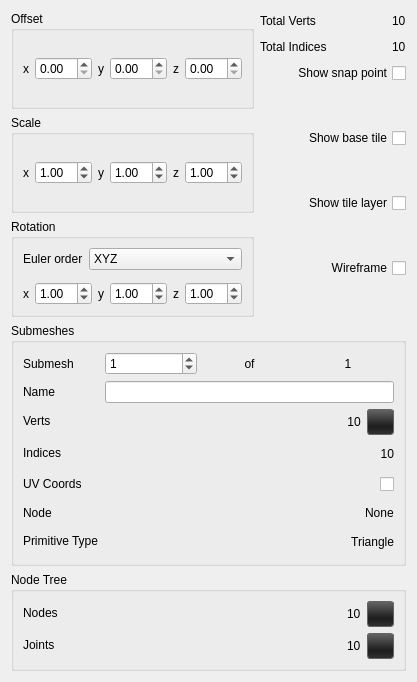
<?xml version="1.0" encoding="UTF-8"?>
<ui version="4.0">
 <class>mesh_widget</class>
 <widget class="QWidget" name="mesh_widget">
  <property name="geometry">
   <rect>
    <x>0</x>
    <y>0</y>
    <width>417</width>
    <height>682</height>
   </rect>
  </property>
  <property name="windowTitle">
   <string>Mesh Widget</string>
  </property>
  <layout class="QVBoxLayout" name="verticalLayout_5">
   <item>
    <layout class="QGridLayout" name="gridLayout_5">
     <item row="0" column="0">
      <layout class="QVBoxLayout" name="verticalLayout_3">
       <item>
        <widget class="QGroupBox" name="groupBox">
         <property name="title">
          <string>Offset</string>
         </property>
         <layout class="QGridLayout" name="gridLayout_2">
          <item row="0" column="0">
           <widget class="QLabel" name="label">
            <property name="layoutDirection">
             <enum>Qt::LeftToRight</enum>
            </property>
            <property name="text">
             <string>x</string>
            </property>
            <property name="alignment">
             <set>Qt::AlignRight|Qt::AlignTrailing|Qt::AlignVCenter</set>
            </property>
           </widget>
          </item>
          <item row="0" column="1">
           <widget class="QDoubleSpinBox" name="dsb_offset_x"/>
          </item>
          <item row="0" column="2">
           <widget class="QLabel" name="label_2">
            <property name="text">
             <string>y</string>
            </property>
            <property name="alignment">
             <set>Qt::AlignRight|Qt::AlignTrailing|Qt::AlignVCenter</set>
            </property>
           </widget>
          </item>
          <item row="0" column="3">
           <widget class="QDoubleSpinBox" name="dsb_offset_y"/>
          </item>
          <item row="0" column="4">
           <widget class="QLabel" name="label_3">
            <property name="text">
             <string>z</string>
            </property>
            <property name="alignment">
             <set>Qt::AlignRight|Qt::AlignTrailing|Qt::AlignVCenter</set>
            </property>
           </widget>
          </item>
          <item row="0" column="5">
           <widget class="QDoubleSpinBox" name="dsb_offset_z"/>
          </item>
         </layout>
        </widget>
       </item>
       <item>
        <widget class="QGroupBox" name="groupBox_2">
         <property name="title">
          <string>Scale</string>
         </property>
         <layout class="QGridLayout" name="gridLayout">
          <item row="0" column="0">
           <widget class="QLabel" name="label_4">
            <property name="layoutDirection">
             <enum>Qt::LeftToRight</enum>
            </property>
            <property name="text">
             <string>x</string>
            </property>
            <property name="alignment">
             <set>Qt::AlignRight|Qt::AlignTrailing|Qt::AlignVCenter</set>
            </property>
           </widget>
          </item>
          <item row="0" column="1">
           <widget class="QDoubleSpinBox" name="dsb_scale_x">
            <property name="value">
             <double>1.000000000000000</double>
            </property>
           </widget>
          </item>
          <item row="0" column="2">
           <widget class="QLabel" name="label_5">
            <property name="text">
             <string>y</string>
            </property>
            <property name="alignment">
             <set>Qt::AlignRight|Qt::AlignTrailing|Qt::AlignVCenter</set>
            </property>
           </widget>
          </item>
          <item row="0" column="3">
           <widget class="QDoubleSpinBox" name="dsb_scale_y">
            <property name="value">
             <double>1.000000000000000</double>
            </property>
           </widget>
          </item>
          <item row="0" column="4">
           <widget class="QLabel" name="label_6">
            <property name="text">
             <string>z</string>
            </property>
            <property name="alignment">
             <set>Qt::AlignRight|Qt::AlignTrailing|Qt::AlignVCenter</set>
            </property>
           </widget>
          </item>
          <item row="0" column="5">
           <widget class="QDoubleSpinBox" name="dsb_scale_z">
            <property name="value">
             <double>1.000000000000000</double>
            </property>
           </widget>
          </item>
         </layout>
        </widget>
       </item>
       <item>
        <widget class="QGroupBox" name="groupBox_3">
         <property name="title">
          <string>Rotation</string>
         </property>
         <layout class="QVBoxLayout" name="verticalLayout_2">
          <item>
           <layout class="QFormLayout" name="formLayout">
            <item row="0" column="0">
             <widget class="QLabel" name="label_10">
              <property name="text">
               <string>Euler order</string>
              </property>
             </widget>
            </item>
            <item row="0" column="1">
             <widget class="QComboBox" name="cmb_euler_order">
              <item>
               <property name="text">
                <string>XYZ</string>
               </property>
              </item>
              <item>
               <property name="text">
                <string>XZY</string>
               </property>
              </item>
              <item>
               <property name="text">
                <string>YXZ</string>
               </property>
              </item>
              <item>
               <property name="text">
                <string>YZX</string>
               </property>
              </item>
              <item>
               <property name="text">
                <string>ZXY</string>
               </property>
              </item>
              <item>
               <property name="text">
                <string>ZYX</string>
               </property>
              </item>
             </widget>
            </item>
           </layout>
          </item>
          <item>
           <layout class="QGridLayout" name="gridLayout_3">
            <item row="0" column="0">
             <widget class="QLabel" name="label_7">
              <property name="layoutDirection">
               <enum>Qt::LeftToRight</enum>
              </property>
              <property name="text">
               <string>x</string>
              </property>
              <property name="alignment">
               <set>Qt::AlignRight|Qt::AlignTrailing|Qt::AlignVCenter</set>
              </property>
             </widget>
            </item>
            <item row="0" column="1">
             <widget class="QDoubleSpinBox" name="dsb_rot_x">
              <property name="value">
               <double>1.000000000000000</double>
              </property>
             </widget>
            </item>
            <item row="0" column="2">
             <widget class="QLabel" name="label_8">
              <property name="text">
               <string>y</string>
              </property>
              <property name="alignment">
               <set>Qt::AlignRight|Qt::AlignTrailing|Qt::AlignVCenter</set>
              </property>
             </widget>
            </item>
            <item row="0" column="3">
             <widget class="QDoubleSpinBox" name="dsb_rot_y">
              <property name="value">
               <double>1.000000000000000</double>
              </property>
             </widget>
            </item>
            <item row="0" column="4">
             <widget class="QLabel" name="label_9">
              <property name="text">
               <string>z</string>
              </property>
              <property name="alignment">
               <set>Qt::AlignRight|Qt::AlignTrailing|Qt::AlignVCenter</set>
              </property>
             </widget>
            </item>
            <item row="0" column="5">
             <widget class="QDoubleSpinBox" name="dsb_rot_z">
              <property name="value">
               <double>1.000000000000000</double>
              </property>
             </widget>
            </item>
           </layout>
          </item>
         </layout>
        </widget>
       </item>
      </layout>
     </item>
     <item row="0" column="1">
      <layout class="QVBoxLayout" name="verticalLayout_4">
       <item>
        <layout class="QFormLayout" name="formLayout_4">
         <item row="0" column="0">
          <widget class="QLabel" name="label_11">
           <property name="text">
            <string>Total Verts</string>
           </property>
          </widget>
         </item>
         <item row="0" column="1">
          <layout class="QHBoxLayout" name="horizontalLayout_7">
           <item>
            <spacer name="horizontalSpacer_5">
             <property name="orientation">
              <enum>Qt::Horizontal</enum>
             </property>
             <property name="sizeHint" stdset="0">
              <size>
               <width>40</width>
               <height>20</height>
              </size>
             </property>
            </spacer>
           </item>
           <item>
            <widget class="QLabel" name="lbl_total_verts">
             <property name="text">
              <string>10</string>
             </property>
            </widget>
           </item>
          </layout>
         </item>
         <item row="1" column="0">
          <widget class="QLabel" name="label_12">
           <property name="text">
            <string>Total Indices</string>
           </property>
          </widget>
         </item>
         <item row="1" column="1">
          <layout class="QHBoxLayout" name="horizontalLayout_8">
           <item>
            <spacer name="horizontalSpacer_6">
             <property name="orientation">
              <enum>Qt::Horizontal</enum>
             </property>
             <property name="sizeHint" stdset="0">
              <size>
               <width>40</width>
               <height>20</height>
              </size>
             </property>
            </spacer>
           </item>
           <item>
            <widget class="QLabel" name="lbl_total_indices">
             <property name="text">
              <string>10</string>
             </property>
            </widget>
           </item>
          </layout>
         </item>
        </layout>
       </item>
       <item>
        <layout class="QVBoxLayout" name="verticalLayout">
         <item>
          <widget class="QCheckBox" name="cb_snap_point">
           <property name="layoutDirection">
            <enum>Qt::RightToLeft</enum>
           </property>
           <property name="text">
            <string>Show snap point</string>
           </property>
          </widget>
         </item>
         <item>
          <spacer name="verticalSpacer_4">
           <property name="orientation">
            <enum>Qt::Vertical</enum>
           </property>
           <property name="sizeHint" stdset="0">
            <size>
             <width>20</width>
             <height>40</height>
            </size>
           </property>
          </spacer>
         </item>
         <item>
          <widget class="QCheckBox" name="cb_show_base_tile">
           <property name="layoutDirection">
            <enum>Qt::RightToLeft</enum>
           </property>
           <property name="text">
            <string>Show base tile</string>
           </property>
          </widget>
         </item>
         <item>
          <spacer name="verticalSpacer_2">
           <property name="orientation">
            <enum>Qt::Vertical</enum>
           </property>
           <property name="sizeHint" stdset="0">
            <size>
             <width>20</width>
             <height>40</height>
            </size>
           </property>
          </spacer>
         </item>
         <item>
          <widget class="QCheckBox" name="cb_tile_layer">
           <property name="layoutDirection">
            <enum>Qt::RightToLeft</enum>
           </property>
           <property name="text">
            <string>Show tile layer</string>
           </property>
          </widget>
         </item>
         <item>
          <spacer name="verticalSpacer">
           <property name="orientation">
            <enum>Qt::Vertical</enum>
           </property>
           <property name="sizeHint" stdset="0">
            <size>
             <width>20</width>
             <height>40</height>
            </size>
           </property>
          </spacer>
         </item>
         <item>
          <widget class="QCheckBox" name="cb_wireframe">
           <property name="layoutDirection">
            <enum>Qt::RightToLeft</enum>
           </property>
           <property name="text">
            <string>Wireframe</string>
           </property>
           <property name="checked">
            <bool>false</bool>
           </property>
          </widget>
         </item>
         <item>
          <spacer name="verticalSpacer_3">
           <property name="orientation">
            <enum>Qt::Vertical</enum>
           </property>
           <property name="sizeHint" stdset="0">
            <size>
             <width>20</width>
             <height>40</height>
            </size>
           </property>
          </spacer>
         </item>
        </layout>
       </item>
      </layout>
     </item>
    </layout>
   </item>
   <item>
    <widget class="QGroupBox" name="groupBox_4">
     <property name="title">
      <string>Submeshes</string>
     </property>
     <layout class="QHBoxLayout" name="horizontalLayout_3">
      <item>
       <layout class="QFormLayout" name="formLayout_2">
        <item row="1" column="0">
         <widget class="QLabel" name="label_23">
          <property name="text">
           <string>Name</string>
          </property>
         </widget>
        </item>
        <item row="1" column="1">
         <widget class="QLineEdit" name="le_submesh_name"/>
        </item>
        <item row="2" column="0">
         <widget class="QLabel" name="label_16">
          <property name="text">
           <string>Verts</string>
          </property>
         </widget>
        </item>
        <item row="2" column="1">
         <layout class="QHBoxLayout" name="horizontalLayout">
          <item>
           <spacer name="horizontalSpacer_2">
            <property name="orientation">
             <enum>Qt::Horizontal</enum>
            </property>
            <property name="sizeHint" stdset="0">
             <size>
              <width>40</width>
              <height>20</height>
             </size>
            </property>
           </spacer>
          </item>
          <item>
           <widget class="QLabel" name="lbl_submesh_verts">
            <property name="text">
             <string>10</string>
            </property>
            <property name="alignment">
             <set>Qt::AlignCenter</set>
            </property>
           </widget>
          </item>
          <item>
           <widget class="QPushButton" name="btn_verts">
            <property name="minimumSize">
             <size>
              <width>27</width>
              <height>0</height>
             </size>
            </property>
            <property name="styleSheet">
             <string notr="true">QPushButton {
background-color: qlineargradient(spread:reflect, x1:0, y1:0.051, x2:0, y2:1, stop:0 rgba(97, 97, 97, 255), stop:0.642045 rgba(30, 30, 30, 255), stop:1 rgba(48, 48, 48, 255));
border-radius: 3px;
border: 1px solid rgb(100,100,100);
padding: 5px;
color: white;
min-width: 15px;
max-width: 15px;
}

QPushButton:disabled {
background-color: rgb(100,100,100);
color: rgb(200,200,200);
border: 1px solid rgb(100,100,100);
min-width: 15px;
max-width: 15px;
}

QPushButton:hover {
background-color: qlineargradient(spread:reflect, x1:0, y1:0.051, x2:0, y2:1, stop:0 rgba(236, 100, 0, 255), stop:0.625 rgba(255, 118, 18, 255), stop:1 rgba(196, 66, 0, 255));
}

QPushButton:pressed {
background-color: qlineargradient(spread:reflect, x1:0, y1:0.051, x2:0, y2:1, stop:0 rgba(209, 88, 0, 255), stop:0.625 rgba(118, 55, 8, 255), stop:1 rgba(176, 59, 0, 255));
border: 1px solid rgb(30,30,30);
}</string>
            </property>
            <property name="text">
             <string/>
            </property>
            <property name="icon">
             <iconset resource="../toolkit.qrc">
              <normaloff>:/VecTB/icons/toolbars/Edit.png</normaloff>:/VecTB/icons/toolbars/Edit.png</iconset>
            </property>
            <property name="iconSize">
             <size>
              <width>16</width>
              <height>16</height>
             </size>
            </property>
            <property name="checkable">
             <bool>false</bool>
            </property>
            <property name="autoDefault">
             <bool>false</bool>
            </property>
            <property name="default">
             <bool>false</bool>
            </property>
            <property name="flat">
             <bool>false</bool>
            </property>
           </widget>
          </item>
         </layout>
        </item>
        <item row="3" column="0">
         <widget class="QLabel" name="label_19">
          <property name="text">
           <string>Indices</string>
          </property>
         </widget>
        </item>
        <item row="0" column="0">
         <widget class="QLabel" name="label_13">
          <property name="text">
           <string>Submesh</string>
          </property>
         </widget>
        </item>
        <item row="0" column="1">
         <layout class="QGridLayout" name="gridLayout_4">
          <item row="0" column="0">
           <widget class="QSpinBox" name="sb_submesh">
            <property name="maximum">
             <number>1000</number>
            </property>
            <property name="value">
             <number>1</number>
            </property>
           </widget>
          </item>
          <item row="0" column="1">
           <widget class="QLabel" name="label_14">
            <property name="text">
             <string>of</string>
            </property>
            <property name="alignment">
             <set>Qt::AlignCenter</set>
            </property>
           </widget>
          </item>
          <item row="0" column="2">
           <widget class="QLabel" name="lbl_submesh_count">
            <property name="text">
             <string>1</string>
            </property>
            <property name="alignment">
             <set>Qt::AlignCenter</set>
            </property>
           </widget>
          </item>
         </layout>
        </item>
        <item row="3" column="1">
         <widget class="QLabel" name="lbl_indices">
          <property name="minimumSize">
           <size>
            <width>0</width>
            <height>25</height>
           </size>
          </property>
          <property name="layoutDirection">
           <enum>Qt::LeftToRight</enum>
          </property>
          <property name="text">
           <string>10</string>
          </property>
          <property name="alignment">
           <set>Qt::AlignRight|Qt::AlignTrailing|Qt::AlignVCenter</set>
          </property>
         </widget>
        </item>
        <item row="4" column="0">
         <widget class="QLabel" name="label_24">
          <property name="text">
           <string>UV Coords</string>
          </property>
         </widget>
        </item>
        <item row="4" column="1">
         <widget class="QCheckBox" name="cb_uv_coords">
          <property name="minimumSize">
           <size>
            <width>0</width>
            <height>25</height>
           </size>
          </property>
          <property name="layoutDirection">
           <enum>Qt::RightToLeft</enum>
          </property>
          <property name="text">
           <string/>
          </property>
         </widget>
        </item>
        <item row="5" column="0">
         <widget class="QLabel" name="label_21">
          <property name="text">
           <string>Node</string>
          </property>
         </widget>
        </item>
        <item row="5" column="1">
         <layout class="QHBoxLayout" name="horizontalLayout_2">
          <item>
           <spacer name="horizontalSpacer">
            <property name="orientation">
             <enum>Qt::Horizontal</enum>
            </property>
            <property name="sizeHint" stdset="0">
             <size>
              <width>40</width>
              <height>20</height>
             </size>
            </property>
           </spacer>
          </item>
          <item>
           <widget class="QLabel" name="lbl_submesh_node">
            <property name="text">
             <string>None</string>
            </property>
           </widget>
          </item>
         </layout>
        </item>
        <item row="6" column="0">
         <widget class="QLabel" name="label_18">
          <property name="text">
           <string>Primitive Type</string>
          </property>
         </widget>
        </item>
        <item row="6" column="1">
         <widget class="QLabel" name="lbl_prim_type">
          <property name="minimumSize">
           <size>
            <width>0</width>
            <height>25</height>
           </size>
          </property>
          <property name="text">
           <string>Triangle</string>
          </property>
          <property name="alignment">
           <set>Qt::AlignRight|Qt::AlignTrailing|Qt::AlignVCenter</set>
          </property>
         </widget>
        </item>
       </layout>
      </item>
     </layout>
    </widget>
   </item>
   <item>
    <widget class="QGroupBox" name="groupBox_5">
     <property name="title">
      <string>Node Tree</string>
     </property>
     <layout class="QHBoxLayout" name="horizontalLayout_6">
      <item>
       <layout class="QFormLayout" name="formLayout_3">
        <item row="0" column="0">
         <widget class="QLabel" name="label_25">
          <property name="text">
           <string>Nodes</string>
          </property>
         </widget>
        </item>
        <item row="0" column="1">
         <layout class="QHBoxLayout" name="horizontalLayout_4">
          <item>
           <spacer name="horizontalSpacer_3">
            <property name="orientation">
             <enum>Qt::Horizontal</enum>
            </property>
            <property name="sizeHint" stdset="0">
             <size>
              <width>40</width>
              <height>20</height>
             </size>
            </property>
           </spacer>
          </item>
          <item>
           <widget class="QLabel" name="lbl_node_count">
            <property name="text">
             <string>10</string>
            </property>
           </widget>
          </item>
          <item>
           <widget class="QPushButton" name="btn_node_tree">
            <property name="minimumSize">
             <size>
              <width>27</width>
              <height>0</height>
             </size>
            </property>
            <property name="styleSheet">
             <string notr="true">QPushButton {
background-color: qlineargradient(spread:reflect, x1:0, y1:0.051, x2:0, y2:1, stop:0 rgba(97, 97, 97, 255), stop:0.642045 rgba(30, 30, 30, 255), stop:1 rgba(48, 48, 48, 255));
border-radius: 3px;
border: 1px solid rgb(100,100,100);
padding: 5px;
color: white;
min-width: 15px;
max-width: 15px;
}

QPushButton:disabled {
background-color: rgb(100,100,100);
color: rgb(200,200,200);
border: 1px solid rgb(100,100,100);
min-width: 15px;
max-width: 15px;
}

QPushButton:hover {
background-color: qlineargradient(spread:reflect, x1:0, y1:0.051, x2:0, y2:1, stop:0 rgba(236, 100, 0, 255), stop:0.625 rgba(255, 118, 18, 255), stop:1 rgba(196, 66, 0, 255));
}

QPushButton:pressed {
background-color: qlineargradient(spread:reflect, x1:0, y1:0.051, x2:0, y2:1, stop:0 rgba(209, 88, 0, 255), stop:0.625 rgba(118, 55, 8, 255), stop:1 rgba(176, 59, 0, 255));
border: 1px solid rgb(30,30,30);
}</string>
            </property>
            <property name="text">
             <string/>
            </property>
            <property name="icon">
             <iconset resource="../toolkit.qrc">
              <normaloff>:/VecTB/icons/toolbars/Visable.png</normaloff>:/VecTB/icons/toolbars/Visable.png</iconset>
            </property>
            <property name="iconSize">
             <size>
              <width>16</width>
              <height>16</height>
             </size>
            </property>
            <property name="checkable">
             <bool>false</bool>
            </property>
            <property name="autoDefault">
             <bool>false</bool>
            </property>
            <property name="default">
             <bool>false</bool>
            </property>
            <property name="flat">
             <bool>false</bool>
            </property>
           </widget>
          </item>
         </layout>
        </item>
        <item row="1" column="0">
         <widget class="QLabel" name="label_27">
          <property name="text">
           <string>Joints</string>
          </property>
         </widget>
        </item>
        <item row="1" column="1">
         <layout class="QHBoxLayout" name="horizontalLayout_5">
          <item>
           <spacer name="horizontalSpacer_4">
            <property name="orientation">
             <enum>Qt::Horizontal</enum>
            </property>
            <property name="sizeHint" stdset="0">
             <size>
              <width>40</width>
              <height>20</height>
             </size>
            </property>
           </spacer>
          </item>
          <item>
           <widget class="QLabel" name="lbl_joint_count">
            <property name="text">
             <string>10</string>
            </property>
           </widget>
          </item>
          <item>
           <widget class="QPushButton" name="btn_joint">
            <property name="minimumSize">
             <size>
              <width>27</width>
              <height>0</height>
             </size>
            </property>
            <property name="styleSheet">
             <string notr="true">QPushButton {
background-color: qlineargradient(spread:reflect, x1:0, y1:0.051, x2:0, y2:1, stop:0 rgba(97, 97, 97, 255), stop:0.642045 rgba(30, 30, 30, 255), stop:1 rgba(48, 48, 48, 255));
border-radius: 3px;
border: 1px solid rgb(100,100,100);
padding: 5px;
color: white;
min-width: 15px;
max-width: 15px;
}

QPushButton:disabled {
background-color: rgb(100,100,100);
color: rgb(200,200,200);
border: 1px solid rgb(100,100,100);
min-width: 15px;
max-width: 15px;
}

QPushButton:hover {
background-color: qlineargradient(spread:reflect, x1:0, y1:0.051, x2:0, y2:1, stop:0 rgba(236, 100, 0, 255), stop:0.625 rgba(255, 118, 18, 255), stop:1 rgba(196, 66, 0, 255));
}

QPushButton:pressed {
background-color: qlineargradient(spread:reflect, x1:0, y1:0.051, x2:0, y2:1, stop:0 rgba(209, 88, 0, 255), stop:0.625 rgba(118, 55, 8, 255), stop:1 rgba(176, 59, 0, 255));
border: 1px solid rgb(30,30,30);
}</string>
            </property>
            <property name="text">
             <string/>
            </property>
            <property name="icon">
             <iconset resource="../toolkit.qrc">
              <normaloff>:/VecTB/icons/toolbars/Visable.png</normaloff>:/VecTB/icons/toolbars/Visable.png</iconset>
            </property>
            <property name="iconSize">
             <size>
              <width>16</width>
              <height>16</height>
             </size>
            </property>
            <property name="checkable">
             <bool>false</bool>
            </property>
            <property name="autoDefault">
             <bool>false</bool>
            </property>
            <property name="default">
             <bool>false</bool>
            </property>
            <property name="flat">
             <bool>false</bool>
            </property>
           </widget>
          </item>
         </layout>
        </item>
       </layout>
      </item>
     </layout>
    </widget>
   </item>
  </layout>
 </widget>
 <resources>
  <include location="../toolkit.qrc"/>
 </resources>
 <connections/>
</ui>
